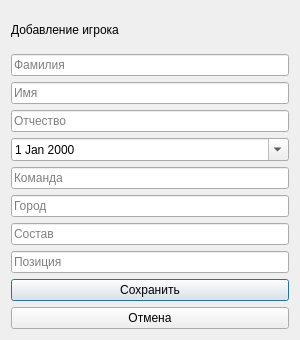
<?xml version="1.0" encoding="UTF-8"?>
<ui version="4.0">
 <class>dialog_add</class>
 <widget class="QDialog" name="dialog_add">
  <property name="windowModality">
   <enum>Qt::ApplicationModal</enum>
  </property>
  <property name="geometry">
   <rect>
    <x>0</x>
    <y>0</y>
    <width>300</width>
    <height>340</height>
   </rect>
  </property>
  <property name="minimumSize">
   <size>
    <width>300</width>
    <height>340</height>
   </size>
  </property>
  <property name="maximumSize">
   <size>
    <width>16777215</width>
    <height>16777215</height>
   </size>
  </property>
  <property name="windowTitle">
   <string>Dialog</string>
  </property>
  <layout class="QVBoxLayout" name="verticalLayout">
   <item>
    <widget class="QLabel" name="label">
     <property name="text">
      <string>Добавление игрока</string>
     </property>
    </widget>
   </item>
   <item>
    <widget class="QLineEdit" name="input_last_name">
     <property name="text">
      <string/>
     </property>
     <property name="placeholderText">
      <string>Фамилия</string>
     </property>
    </widget>
   </item>
   <item>
    <widget class="QLineEdit" name="input_first_name">
     <property name="text">
      <string/>
     </property>
     <property name="placeholderText">
      <string>Имя</string>
     </property>
    </widget>
   </item>
   <item>
    <widget class="QLineEdit" name="input_patronymic">
     <property name="text">
      <string/>
     </property>
     <property name="placeholderText">
      <string>Отчество</string>
     </property>
    </widget>
   </item>
   <item>
    <widget class="QDateEdit" name="input_date">
     <property name="maximumSize">
      <size>
       <width>15000</width>
       <height>16777215</height>
      </size>
     </property>
     <property name="calendarPopup">
      <bool>true</bool>
     </property>
    </widget>
   </item>
   <item>
    <widget class="QLineEdit" name="input_team">
     <property name="maximumSize">
      <size>
       <width>16777168</width>
       <height>16777215</height>
      </size>
     </property>
     <property name="text">
      <string/>
     </property>
     <property name="placeholderText">
      <string>Команда</string>
     </property>
    </widget>
   </item>
   <item>
    <widget class="QLineEdit" name="input_city">
     <property name="text">
      <string/>
     </property>
     <property name="placeholderText">
      <string>Город</string>
     </property>
    </widget>
   </item>
   <item>
    <widget class="QLineEdit" name="input_squad">
     <property name="text">
      <string/>
     </property>
     <property name="placeholderText">
      <string>Состав</string>
     </property>
    </widget>
   </item>
   <item>
    <widget class="QLineEdit" name="input_position">
     <property name="text">
      <string/>
     </property>
     <property name="placeholderText">
      <string>Позиция</string>
     </property>
    </widget>
   </item>
   <item>
    <widget class="QPushButton" name="button_save">
     <property name="text">
      <string>Сохранить</string>
     </property>
    </widget>
   </item>
   <item>
    <widget class="QPushButton" name="button_cancel">
     <property name="text">
      <string>Отмена</string>
     </property>
    </widget>
   </item>
  </layout>
 </widget>
 <resources/>
 <connections/>
</ui>
